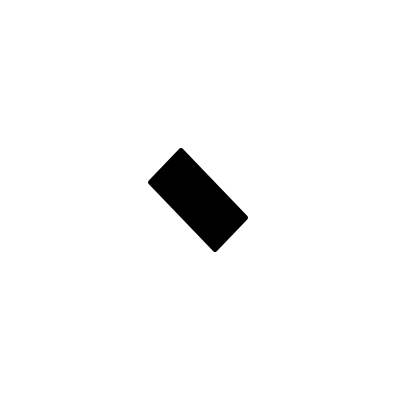
%> input picture extraccionCaracteristicas3/calibracion11.png, 400 x 400 px
$ octave extraccionRegiones.m   (GNU Octave 9; MATLAB toolbox functions it lacks are replaced by stand-ins)
%> lines starting %> are read from the running program, lines starting %| are printed output that depends on the picture; in (x1, y1, x2, y2) boxes, pixels count from 0 and x2, y2 are one past the last pixel; in counts of white or black regions, pixels touching at a corner belong together; the program's own positions count from 1
%%
% Octubre 2016
% http://otroblogdetecnologias.blogspot.com/
% Ejemplo adaptado de http://www.matpic.com/esp/matlab/funcion_regionprops.html
%
% -------------------------------------
% ROTACION DE FIGURAS
% -------------------------------------
% El ejemplo está pensado para una imagen con un único objeto, existen varias
% formas de complicar el problema, por ejemplo, teniendo varios objetos,
% etiquetarlos, alinearlos y separarlos contadolos.
%
% Para evitar complicaciones, se asume que en la figura solamente se
% encuentra un elemento en la imagen.
% realizar los siguientes pasos:
% * Calcular el área.
% * Excentricidad.
% * Centroides.
% * Rectangulo que la rodea.
% * Orientacion de ejes inerciales.

% ----------------------
% Algoritmo general
% ----------------------
% Ajuste de parámetros iniciales.
% Lectura de la imagen.
% Convertir a escala de grises.
% Umbralización y Binarización.
% Invertir imagen.
% Etiquetado de áreas conectadas.
% Cálculo de propiedades de los objetos de la imagen.
% Con los elementos etiquetados, extraer las características geométricas:
%    * Area.
%    * Perímetro.
%    * Exentricidad.
%    * Centroides.
%    * Bounding Box.
%


%% Ajuste de parámetros iniciales
clc; clear all; close all;

imagenInicial='calibracion11.png';
tamanoAreaBorrar=1000; %tamano en pixeles de las areas a borrar
%% Lectura de la imagen
IOrig=imread(imagenInicial);
%> IOrig is the input picture: size 400x400x3 uint8; min 0, max 255, mean 247.3

%% Convertir a escala de grises
IGray=rgb2gray(IOrig);

%% Umbralización y Binarización
umbral=graythresh(IGray);
%> umbral = 0.498
IB1=im2bw(IGray,umbral);
%> IB1: size 400x400 logical; 97% white; 1 black region, box (x1, y1, x2, y2) and area: (148, 148, 248, 252) 4794

%% Invertir imagen binarizada para tratamiento
IB2=1-IB1; %invertir
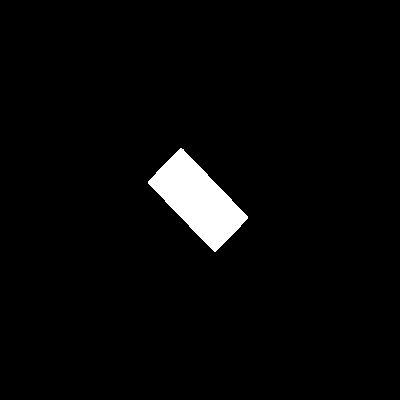
%> IB2: size 400x400 double; values 0 (black) and 1 (white), 3% white; 1 white region
IB1=IB2;

%% Mostrar imagen original
subplot(2,2,1);imshow(IOrig);

%% Etiquetado de áreas conectadas, se necesita una imagen binaria
[L Ne]=bwlabel(IB1); %en L los objetos y en Ne= números de áreas etiquetadas
%> Ne = 1

%% Cálculo de propiedades de los objetos de la imagen
% se toman los datos geométricos necesarios para luego poder caracterizarlos.
% se puede optar por imprimir las caracteristicas
propiedades= regionprops(L,'Area','Perimeter', 'Eccentricity','Centroid', 'BoundingBox', 'Orientation');
%> propiedades = 1 region; box (x1, y1, x2, y2), Area, Centroid, Eccentricity, Orientation and Perimeter: (148, 148, 248, 252) 4794 [198.5 200.5] 0.866 -46.79 285.8
hold on

%% Graficar las rectángulo de frontera y etiquetar el objeto
% Se grafica un rectángulo de color verde para recortar la imagen
rectangle('Position',propiedades(1).BoundingBox,'EdgeColor','g','LineWidth',2)
text(propiedades(1).Centroid(:,1), propiedades(1).Centroid(:,2),int2str(1),'Color','g');

%% Recortar imagen
IB3=imcrop(IB1,propiedades(1).BoundingBox); %cortar imagen
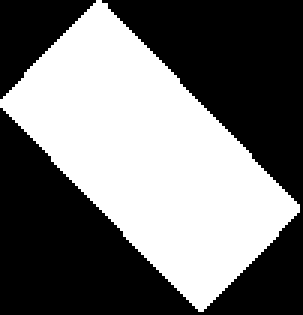
%> IB3: size 105x101 double (shown 3 times larger); values 0 (black) and 1 (white), 45.2% white; 1 white region, box (x1, y1, x2, y2) and area: (0, 0, 100, 104) 4794
orientacionFinal=-90+propiedades(1).Orientation; %se calcula el angulo para rotar a 90 grados
%> orientacionFinal = -136.8
IB4 = imrotate(IB3,orientacionFinal); %rotar la imagen a 90grados
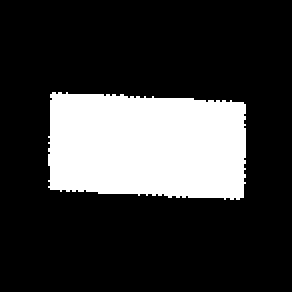
%> IB4: size 146x146 double (shown 2 times larger); values 0 (black) and 1 (white), 22.5% white; 1 white region, box (x1, y1, x2, y2) and area: (24, 46, 123, 100) 4794


%% Mostrar imagen resultante
subplot(2,2,2);imshow(IB1);
subplot(2,2,3);imshow(IB3);
subplot(2,2,4);imshow(IB4);
%> after `imshow(IB4)`:
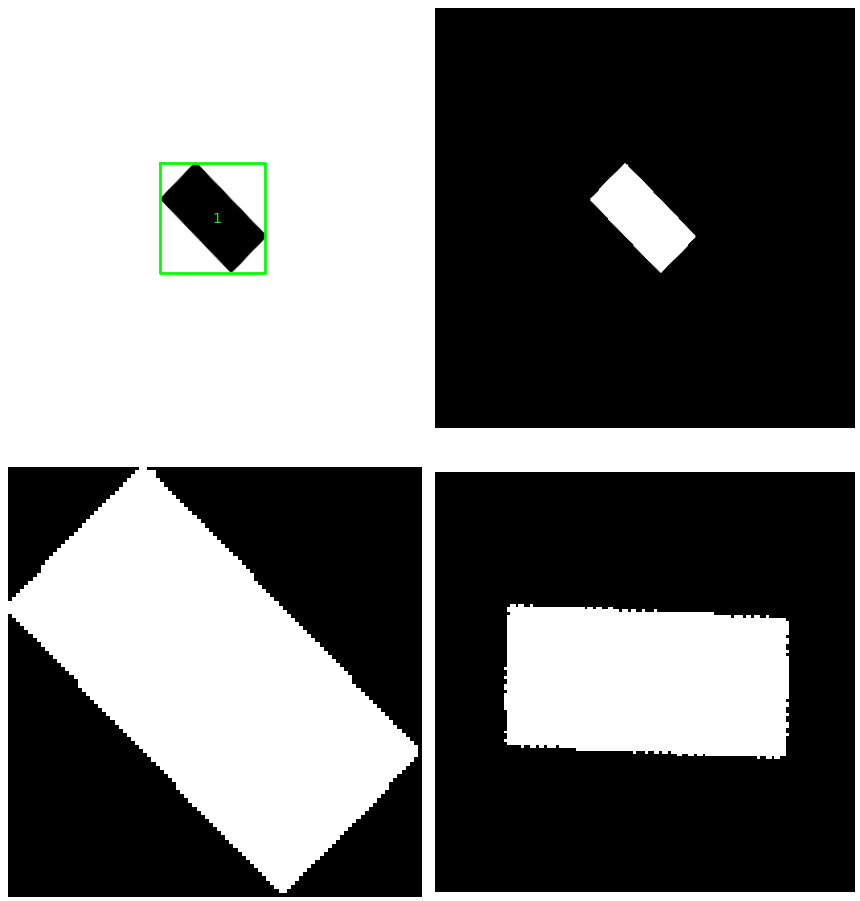
%> figure redrawn from the program's plot data, 4 panels
